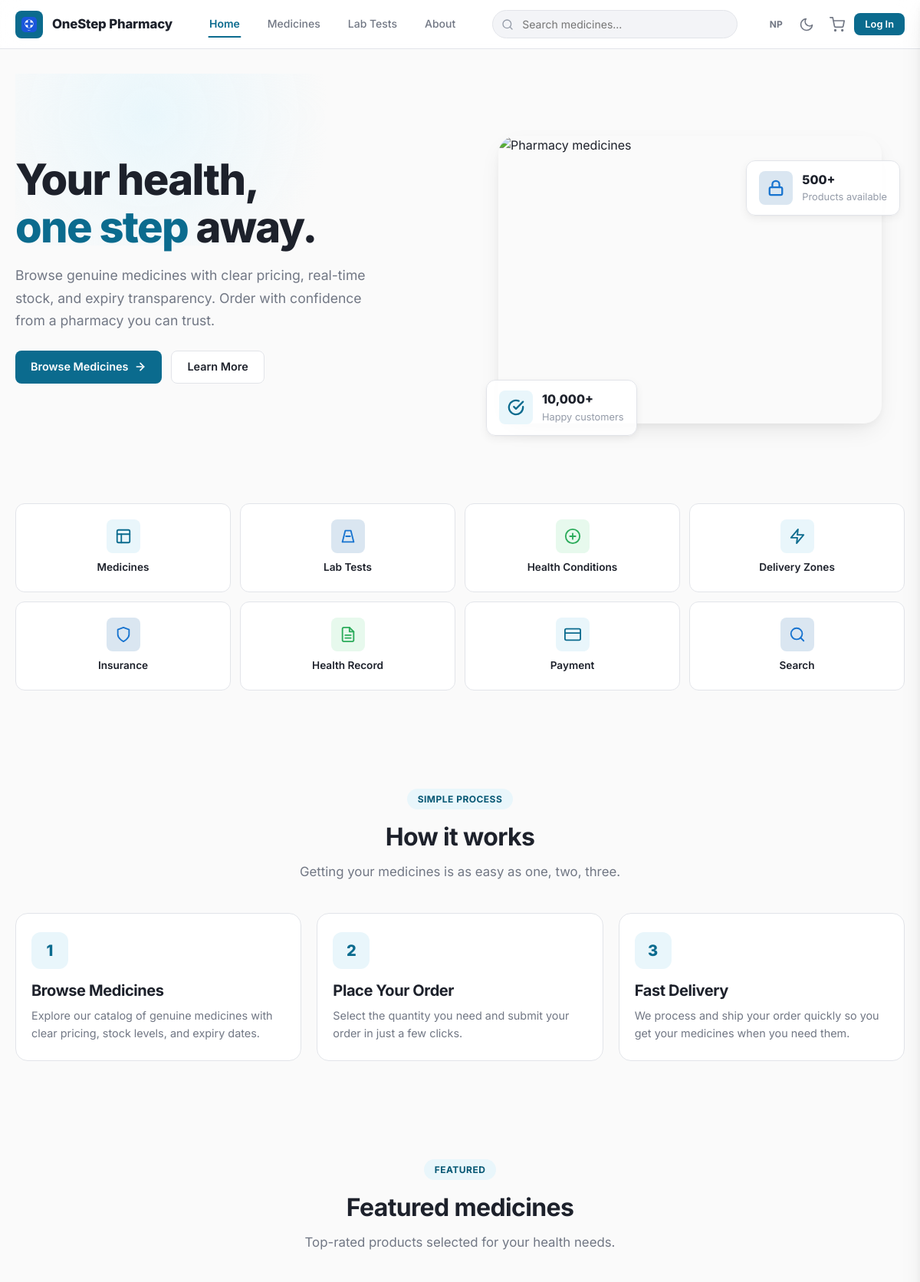
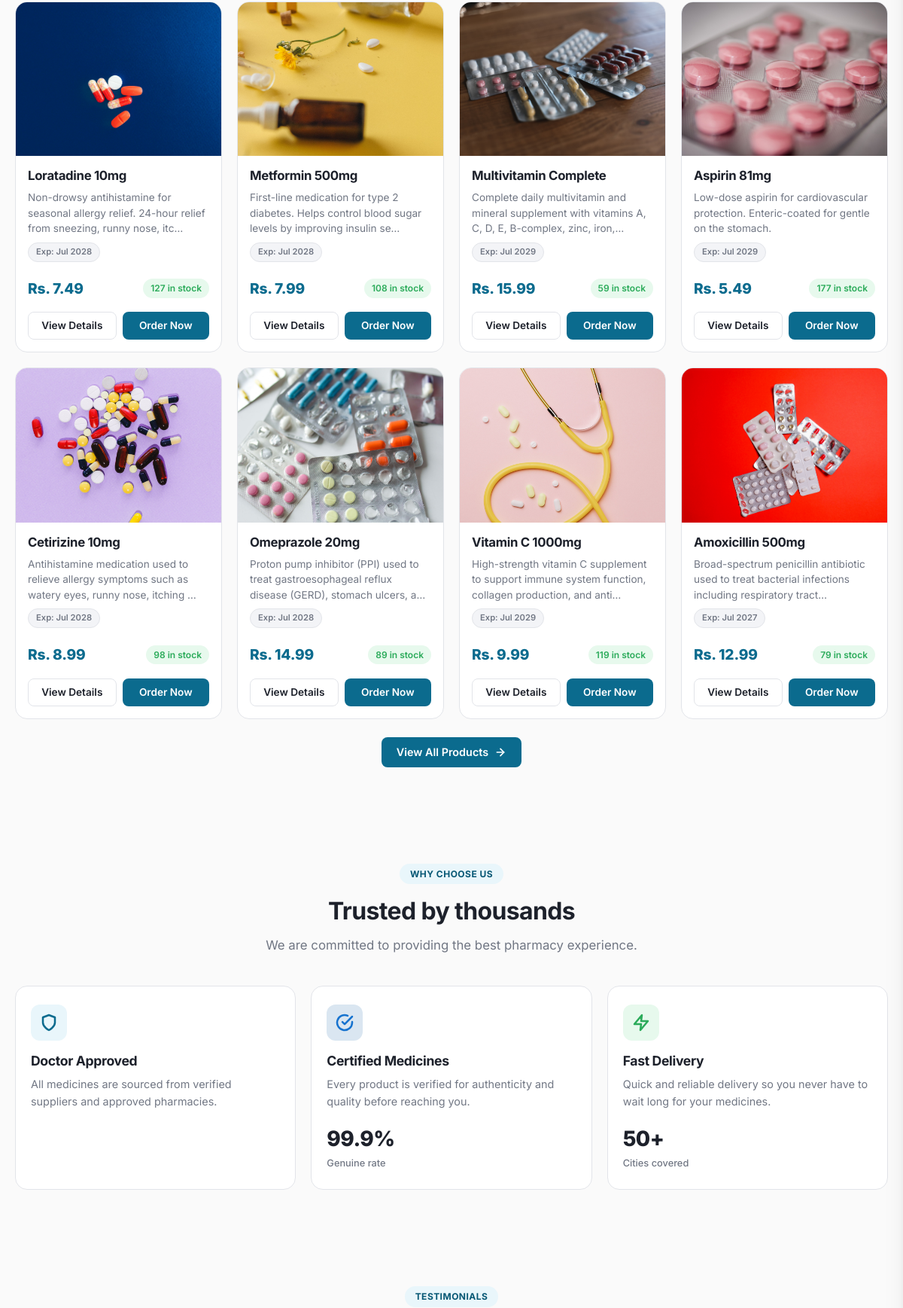
The page / (upper part) on the database its author committed (2 pictures, top to bottom).
### products/models.py (models this page shows, shortened)
class Product(models.Model):
    category = models.ForeignKey(Category, on_delete=models.SET_NULL, null=True, blank=True, related_name='products')
    name = models.CharField(max_length=100)
    description = models.TextField(blank=True)
    price = models.DecimalField(max_digits=8, decimal_places=2)
    image = models.ImageField(upload_to='product_images/', blank=True, null=True)
    stock = models.PositiveIntegerField(default=0)
    expiry_date = models.DateField(blank=True, null=True)
    is_prescription_required = models.BooleanField(default=False)
    manufacturer = models.CharField(max_length=200, blank=True)
    created_at = models.DateTimeField(auto_now_add=True)

### pharmacy_ecommerce/views.py (the view)
# urls.py: path('', views.home, name='home'),
def home(request):
    from products.models import Product
    featured = Product.objects.all().order_by('-created_at')[:8]
    return render(request, 'home.html', {'featured_products': featured})

### templates/home.html (shortened to what this page needs)
{% extends 'base.html' %}
{% load static %}
{% block content %}
<section class="hero-section">
  <div class="hero-content">
    <h1>Your health,<br><span>one step</span> away.</h1>
    <p class="hero-desc">
      Browse genuine medicines with clear pricing, real-time stock, and expiry transparency. Order with confidence from a pharmacy you can trust.
    </p>
    <div class="hero-buttons">
      <a href="/products/" class="btn btn-primary">
        Browse Medicines
        <svg width="16" height="16" viewBox="0 0 24 24" fill="none" stroke="currentColor" stroke-width="2.5" stroke-linecap="round" stroke-linejoin="round"><line x1="5" y1="12" x2="19" y2="12"/><polyline points="12 5 19 12 12 19"/></svg>
      </a>
      <a href="/about/" class="btn btn-secondary">Learn More</a>
    </div>
  </div>
  <div class="hero-visual">
    <div class="hero-image-wrapper">
      <img src="https://images.unsplash.com/photo-1587854692152-cbe660dbde88?w=800&q=80" alt="Pharmacy medicines" class="hero-main-image" loading="eager">
      <div class="hero-float-card hero-float-card-1">
        <div class="float-card-icon teal">
          <svg width="22" height="22" viewBox="0 0 24 24" fill="none" stroke="currentColor" stroke-width="2.5" stroke-linecap="round" stroke-linejoin="round"><path d="M22 11.08V12a10 10 0 1 1-5.93-9.14"/><polyline points="22 4 12 14.01 9 11.01"/></svg>
        </div>
        <div class="float-card-text">
          <strong>10,000+</strong>
          <p>Happy customers</p>
        </div>
      </div>
      <div class="hero-float-card hero-float-card-2">
        <div class="float-card-icon blue">
          <svg width="22" height="22" viewBox="0 0 24 24" fill="none" stroke="currentColor" stroke-width="2.5" stroke-linecap="round" stroke-linejoin="round"><rect x="3" y="11" width="18" height="11" rx="2" ry="2"/><path d="M7 11V7a5 5 0 0 1 10 0v4"/></svg>
        </div>
        <div class="float-card-text">
          <strong>500+</strong>
          <p>Products available</p>
        </div>
      </div>
    </div>
  </div>
</section>
<section class="section" style="padding-top:0;">
  <div class="quick-links">
    <a href="{% url 'products:list' %}" class="quick-link-card">
      <div class="quick-link-icon teal">
        <svg width="22" height="22" viewBox="0 0 24 24" fill="none" stroke="currentColor" stroke-width="2" stroke-linecap="round" stroke-linejoin="round"><rect x="3" y="3" width="18" height="18" rx="2"/><path d="M3 9h18"/><path d="M9 21V9"/></svg>
      </div>
      <span>Medicines</span>
    </a>
    <a href="{% url 'lab:list' %}" class="quick-link-card">
      <div class="quick-link-icon blue">
        <svg width="22" height="22" viewBox="0 0 24 24" fill="none" stroke="currentColor" stroke-width="2" stroke-linecap="round" stroke-linejoin="round"><path d="M4 20h16"/><path d="M4 20l4-16h8l4 16"/><line x1="9" y1="12" x2="15" y2="12"/></svg>
      </div>
      <span>Lab Tests</span>
    </a>
    <a href="{% url 'health:conditions' %}" class="quick-link-card">
      <div class="quick-link-icon green">
        <svg width="22" height="22" viewBox="0 0 24 24" fill="none" stroke="currentColor" stroke-width="2" stroke-linecap="round" stroke-linejoin="round"><circle cx="12" cy="12" r="10"/><line x1="12" y1="8" x2="12" y2="16"/><line x1="8" y1="12" x2="16" y2="12"/></svg>
      </div>
      <span>Health Conditions</span>
    </a>
    <a href="/delivery/zones/" class="quick-link-card">
      <div class="quick-link-icon teal">
        <svg width="22" height="22" viewBox="0 0 24 24" fill="none" stroke="currentColor" stroke-width="2" stroke-linecap="round" stroke-linejoin="round"><polygon points="13 2 3 14 12 14 11 22 21 10 12 10 13 2"/></svg>
      </div>
      <span>Delivery Zones</span>
    </a>
    <a href="{% url 'insurance:providers' %}" class="quick-link-card">
      <div class="quick-link-icon blue">
        <svg width="22" height="22" viewBox="0 0 24 24" fill="none" stroke="currentColor" stroke-width="2" stroke-linecap="round" stroke-linejoin="round"><path d="M12 22s8-4 8-10V5l-8-3-8 3v7c0 6 8 10 8 10z"/></svg>
      </div>
      <span>Insurance</span>
    </a>
    <a href="{% url 'health:my_records' %}" class="quick-link-card">
      <div class="quick-link-icon green">
      </div>
      <span>Health Record</span>
    </a>
    <a href="{% url 'payments:methods' %}" class="quick-link-card">
      <div class="quick-link-icon teal">
        <svg width="22" height="22" viewBox="0 0 24 24" fill="none" stroke="currentColor" stroke-width="2" stroke-linecap="round" stroke-linejoin="round"><rect x="1" y="4" width="22" height="16" rx="2" ry="2"/><line x1="1" y1="10" x2="23" y2="10"/></svg>
      </div>
      <span>Payment</span>
    </a>
    <a href="{% url 'products:search' %}?q=" class="quick-link-card">
      <div class="quick-link-icon blue">
        <svg width="22" height="22" viewBox="0 0 24 24" fill="none" stroke="currentColor" stroke-width="2" stroke-linecap="round" stroke-linejoin="round"><circle cx="11" cy="11" r="8"/><line x1="21" y1="21" x2="16.65" y2="16.65"/></svg>
      </div>
      <span>Search</span>
    </a>
  </div>
</section>
<section class="section">
  <div class="section-header animate-fade-in-up">
    <span class="section-badge">Simple Process</span>
    <h2>How it works</h2>
    <p>Getting your medicines is as easy as one, two, three.</p>
  </div>
  <div class="steps-grid animate-fade-in-up">
    <div class="step-card">
      <div class="step-number">1</div>
      <h3>Browse Medicines</h3>
      <p>Explore our catalog of genuine medicines with clear pricing, stock levels, and expiry dates.</p>
    </div>
    <div class="step-card">
      <div class="step-number">2</div>
      <h3>Place Your Order</h3>
      <p>Select the quantity you need and submit your order in just a few clicks.</p>
    </div>
    <div class="step-card">
      <div class="step-number">3</div>
      <h3>Fast Delivery</h3>
      <p>We process and ship your order quickly so you get your medicines when you need them.</p>
    </div>
  </div>
</section>
{% if featured_products %}
<section class="section">
  <div class="section-header animate-fade-in-up">
    <span class="section-badge">Featured</span>
    <h2>Featured medicines</h2>
    <p>Top-rated products selected for your health needs.</p>
  </div>
  <div class="products-grid animate-fade-in-up">
    {% for p in featured_products %}
      <article class="product-card">
        {% if p.image and p.image.name %}
          <div class="product-image">
            <img src="{{ p.image.url }}" alt="{{ p.name }}" loading="lazy">
          </div>
        {% else %}
          <div class="product-image no-image">
            <svg width="56" height="56" viewBox="0 0 24 24" fill="none" stroke="currentColor" stroke-width="1.5" stroke-linecap="round" stroke-linejoin="round"><rect x="3" y="3" width="18" height="18" rx="2"/><path d="M3 9h18"/><path d="M9 21V9"/></svg>
          </div>
        {% endif %}
        <div class="product-info">
          <h3>{{ p.name }}</h3>
          <p class="description">{{ p.description|truncatechars:100 }}</p>
          <div class="product-meta">
            {% if p.expiry_date %}
              <span class="badge">Exp: {{ p.expiry_date|date:"M Y" }}</span>
            {% endif %}
          </div>
          <div class="product-card-footer">
            <span class="price">Rs. {{ p.price }}</span>
            {% if p.stock > 10 %}
              <span class="stock-badge in-stock">{{ p.stock }} in stock</span>
            {% elif p.stock > 0 %}
              <span class="stock-badge low-stock">Only {{ p.stock }} left</span>
            {% else %}
              <span class="stock-badge out-of-stock">Out of Stock</span>
            {% endif %}
          </div>
        </div>
        <div class="product-card-actions">
          <a href="{% url 'products:detail' p.pk %}" class="btn btn-secondary">View Details</a>
          {% if p.stock > 0 %}
            <a href="{% url 'orders:place' p.pk %}" class="btn btn-primary">Order Now</a>
          {% endif %}
        </div>
      </article>
    {% endfor %}
  </div>
  <div class="text-center mt-6">
    <a href="{% url 'products:list' %}" class="btn btn-primary">
      View All Products
      <svg width="16" height="16" viewBox="0 0 24 24" fill="none" stroke="currentColor" stroke-width="2.5" stroke-linecap="round" stroke-linejoin="round"><line x1="5" y1="12" x2="19" y2="12"/><polyline points="12 5 19 12 12 19"/></svg>
    </a>
  </div>
</section>
{% endif %}
<section class="section">
  <div class="section-header animate-fade-in-up">
    <span class="section-badge">Why Choose Us</span>
    <h2>Trusted by thousands</h2>
    <p>We are committed to providing the best pharmacy experience.</p>
  </div>
  <div class="benefits-grid animate-fade-in-up">
    <div class="benefit-card">
      <div class="benefit-icon teal">
        <svg width="24" height="24" viewBox="0 0 24 24" fill="none" stroke="currentColor" stroke-width="2.5" stroke-linecap="round" stroke-linejoin="round"><path d="M12 22s8-4 8-10V5l-8-3-8 3v7c0 6 8 10 8 10z"/></svg>
      </div>
      <h3>Doctor Approved</h3>
      <p>All medicines are sourced from verified suppliers and approved pharmacies.</p>
    </div>
    <div class="benefit-card">
      <div class="benefit-icon blue">
        <svg width="24" height="24" viewBox="0 0 24 24" fill="none" stroke="currentColor" stroke-width="2.5" stroke-linecap="round" stroke-linejoin="round"><path d="M22 11.08V12a10 10 0 1 1-5.93-9.14"/><polyline points="22 4 12 14.01 9 11.01"/></svg>
      </div>
      <h3>Certified Medicines</h3>
      <p>Every product is verified for authenticity and quality before reaching you.</p>
      <div class="benefit-stat">99.9%</div>
      <div class="benefit-stat-label">Genuine rate</div>
    </div>
    <div class="benefit-card">
      <div class="benefit-icon green">
        <svg width="24" height="24" viewBox="0 0 24 24" fill="none" stroke="currentColor" stroke-width="2.5" stroke-linecap="round" stroke-linejoin="round"><polygon points="13 2 3 14 12 14 11 22 21 10 12 10 13 2"/></svg>
      </div>
      <h3>Fast Delivery</h3>
      <p>Quick and reliable delivery so you never have to wait long for your medicines.</p>
      <div class="benefit-stat">50+</div>
      <div class="benefit-stat-label">Cities covered</div>
    </div>
  </div>
</section>
<section class="section">
  <div class="section-header animate-fade-in-up">
    <span class="section-badge">Testimonials</span>
  </div>
</section>
{% endblock %}

### rows shown on the page
Product: image (picture), name "Loratadine 10mg", description "Non-drowsy antihistamine for seasonal allergy relief. 24-hour relief from sneezing, runny nose, itc…", expiry_date "Jul 2028", price "7.49", stock "127", shows "Order Now"
Product: image (picture), name "Metformin 500mg", description "First-line medication for type 2 diabetes. Helps control blood sugar levels by improving insulin se…", expiry_date "Jul 2028", price "7.99", stock "108", shows "Order Now"
Product: image (picture), name "Multivitamin Complete", description "Complete daily multivitamin and mineral supplement with vitamins A, C, D, E, B-complex, zinc, iron,…", expiry_date "Jul 2029", price "15.99", stock "59", shows "Order Now"
Product: image (picture), name "Aspirin 81mg", description "Low-dose aspirin for cardiovascular protection. Enteric-coated for gentle on the stomach.", expiry_date "Jul 2029", price "5.49", stock "177", shows "Order Now"
Product: image (picture), name "Cetirizine 10mg", description "Antihistamine medication used to relieve allergy symptoms such as watery eyes, runny nose, itching …", expiry_date "Jul 2028", price "8.99", stock "98", shows "Order Now"
Product: image (picture), name "Omeprazole 20mg", description "Proton pump inhibitor (PPI) used to treat gastroesophageal reflux disease (GERD), stomach ulcers, a…", expiry_date "Jul 2028", price "14.99", stock "89", shows "Order Now"
Product: image (picture), name "Vitamin C 1000mg", description "High-strength vitamin C supplement to support immune system function, collagen production, and anti…", expiry_date "Jul 2029", price "9.99", stock "119", shows "Order Now"
Product: image (picture), name "Amoxicillin 500mg", description "Broad-spectrum penicillin antibiotic used to treat bacterial infections including respiratory tract…", expiry_date "Jul 2027", price "12.99", stock "79", shows "Order Now"
